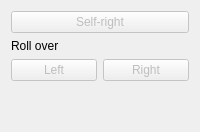
       <widget class="QWidget" name="floorTab">
        <attribute name="title">
         <string>Floor</string>
        </attribute>
        <layout class="QVBoxLayout" name="verticalLayout_5">
         <item>
          <layout class="QVBoxLayout" name="floorLayout">
           <item>
            <widget class="QPushButton" name="selfRightButton">
             <property name="enabled">
              <bool>false</bool>
             </property>
             <property name="text">
              <string>Self-right</string>
             </property>
            </widget>
           </item>
           <item>
            <layout class="QGridLayout" name="gridLayout_3">
             <item row="0" column="0">
              <widget class="QLabel" name="rollOverLabel">
               <property name="text">
                <string>Roll over</string>
               </property>
              </widget>
             </item>
             <item row="1" column="1">
              <widget class="QPushButton" name="rollOverRightButton">
               <property name="enabled">
                <bool>false</bool>
               </property>
               <property name="text">
                <string>Right</string>
               </property>
              </widget>
             </item>
             <item row="1" column="0">
              <widget class="QPushButton" name="rollOverLeftButton">
               <property name="enabled">
                <bool>false</bool>
               </property>
               <property name="text">
                <string>Left</string>
               </property>
              </widget>
             </item>
            </layout>
           </item>
          </layout>
         </item>
         <item>
          <spacer name="verticalSpacer">
           <property name="orientation">
            <enum>Qt::Vertical</enum>
           </property>
           <property name="sizeHint" stdset="0">
            <size>
             <width>20</width>
             <height>40</height>
            </size>
           </property>
          </spacer>
         </item>
        </layout>
       </widget>
